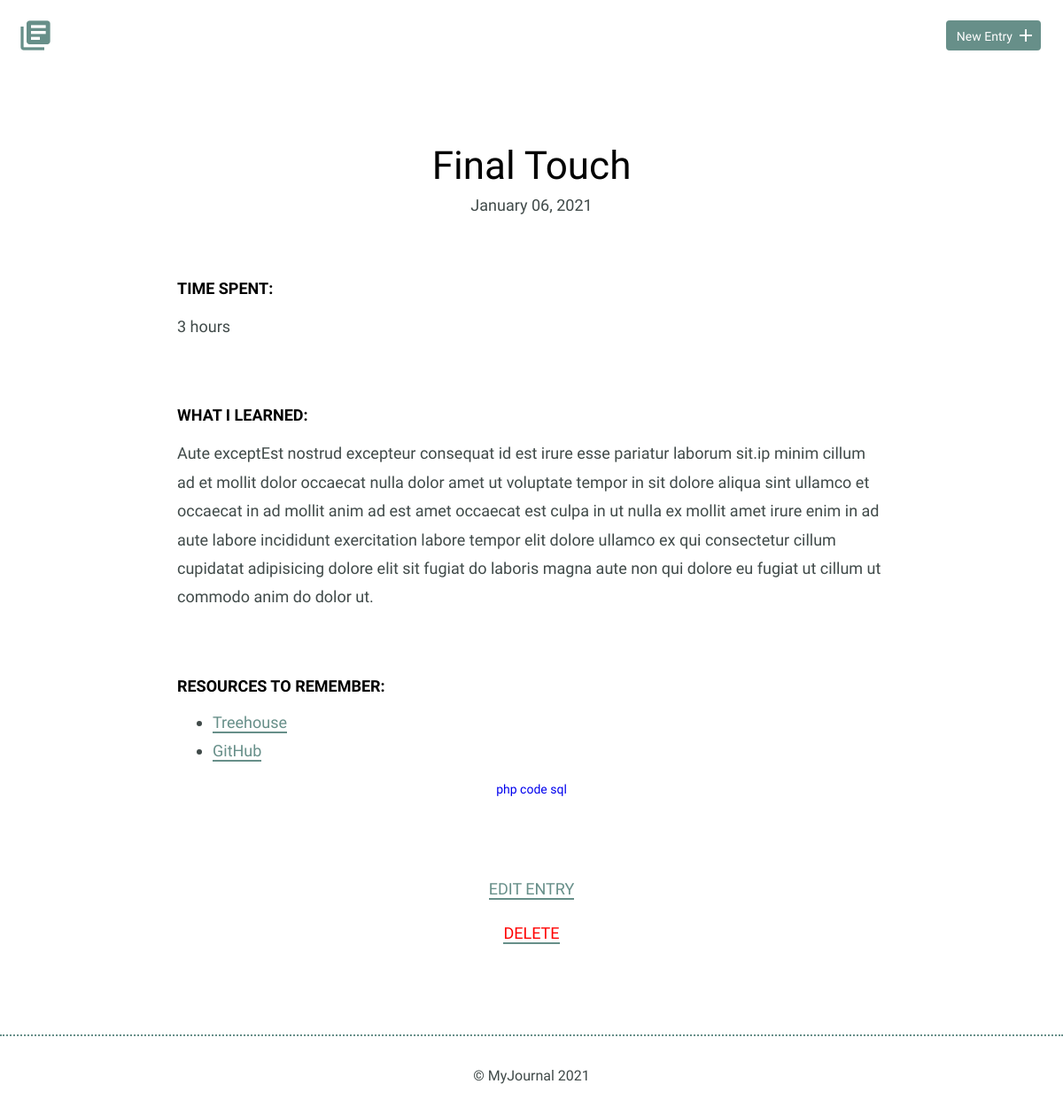
Screenshot of /detail.php?id=41 with the database file from the repository.
### tables this page shows
CREATE TABLE "entries" (
	`id`	INTEGER,
	`title`	TEXT,
	`date`	TEXT,
	`time_spent`	INTEGER,
	`learned`	BLOB,
	`resources`	BLOB, tags TEXT,
	PRIMARY KEY(`id`)
);

### inc/functions.php (called while the page is built, shortened)
<?php
function get_journal($id){
    include 'connection.php';
    $sql = 'SELECT * FROM entries WHERE id = ?';
    try {
        $results = $db->prepare($sql);
        $results->bindValue(1, $id, PDO::PARAM_INT);
        $results->execute();
    } catch (Exception $e) {
        echo "Error!: " . $e->getMessage() . "<br />";
        return false;
    }
    return $results->fetch();
}

### detail.php (the view, shortened to what this page needs)
<?php
include('inc/functions.php');
if (isset($_GET['id'])) {
  list($id, $title, $date, $time_spent, $learned, $resources, $tags) = get_journal(filter_input(INPUT_GET, "id", FILTER_SANITIZE_NUMBER_INT));
  $resource_links = explode(" ", $resources);
  $tag_array = explode(" ", $tags);
}
include('inc/header.php');
?>
        <section>
            <div class="container">
                <div class="entry-list single">
                    <article>
                        <h1><?php echo $title; ?></h1>
                        <time datetime="2016-01-31"><?php echo date('F d, Y', strtotime($date)); ?></time>
                        <div class="entry">
                            <h3>Time Spent: </h3>
                            <p><?php echo $time_spent; ?></p>
                        </div>
                        <div class="entry">
                            <h3>What I Learned:</h3>
                            <p><?php echo $learned; ?></p>
                        </div>
                        <div class="entry">
                            <h3>Resources to Remember:</h3>
                            <ul>
                                <?php
                                foreach ($resource_links as $link) {
                                   echo "<li><a href=''>" . $link . " " . "</a></li>";
                                }
                                ?>
                            </ul>
                        </div>
                        <span id='tag_list'>
                        <?php
                        foreach ($tag_array as $tag) {
                            echo "<a href='index.php?tag=$tag'>" . $tag . " " . "</a>";
                        }
                        ?>
                        </span>
                    </article>
                </div>
            </div>
            <div class="edit">
                <p><a href="edit.php?id=<?php echo $id; ?>">Edit Entry</a></p>
                <p><a id="del-button" href="detail.php?delete=<?php echo $id; ?>" onclick="return confirm('Are you sure you want to delete this project?');">Delete</a></p>
            </div>
        </section>
 <?php
include('inc/footer.php');
?>

### css/site.css (style rules this page uses)
:root { --signal-red: #ff0000; }
body { font-size: 16px; color: #404a49; font-family: 'Cousine', serif; font-weight: 400; }
.container { margin: 0 auto; padding: 0 25px; }
h1, h2, h3 { margin: 0; font-weight: 400; line-height: 1em; color: #000; }
h1 { font-size: 44px; margin-bottom: 12px; }
h3 { font-size: 18px; font-family: 'Work Sans', serif; font-weight: 600; text-transform: uppercase; }
p { line-height: 1.8em; font-size: 18px; }
p a { border-bottom: 2px solid #678f89; padding: 0; color: #678f89; text-decoration: none; }
ul li { line-height: 1.8em; font-size: 18px; }
ul li a { border-bottom: 2px solid #678f89; line-height: 1.8em; color: #678f89; text-decoration: none; }
.entry-list, .edit-entry, .new-entry { max-width: 800px; margin: 0 auto; padding: 70px 0 150px 0; }
.entry-list article { margin-bottom: 70px; text-align: center; }
.entry-list article:last-child { margin-bottom: 0; }
.entry-list.single { padding-bottom: 70px; }
.entry-list.single time { font-size: 18px; }
.entry { max-width: 800px; margin: 75px auto 0 auto; text-align: left; }
.entry p { margin-bottom: 40px; }
.edit { padding-bottom: 80px; text-align: center; margin: 0 auto; }
.edit a { font-weight: 400; text-transform: uppercase; font-size: 18px; }
#tag_list { padding-top: 100px; font-size: 14px; color: blue; }
#tag_list a:link { text-decoration: none; }
#del-button { color: var(--signal-red); }

### rows the page displays
entries: title "Final Touch", date "January 06, 2021", time_spent "3 hours", learned "Aute exceptEst nostrud excepteur consequat id est irure esse pariatur laborum sit.ip minim cillum ad et mollit dolor occaecat nulla dolor amet ut voluptate tempor in sit dolore aliqua sint ullamco et occaecat in ad mollit anim ad est amet occaecat est culpa in ut nulla ex mollit amet irure enim in ad aute labore incididunt exercitation labore tempor elit dolore ullamco ex qui consectetur cillum cupidatat adipisicing dolore elit sit fugiat do laboris magna aute non qui dolore eu fugiat ut cillum ut commodo anim do dolor ut.", resources "Treehouse", resources "GitHub", tags "php", tags "code", tags "sql"
